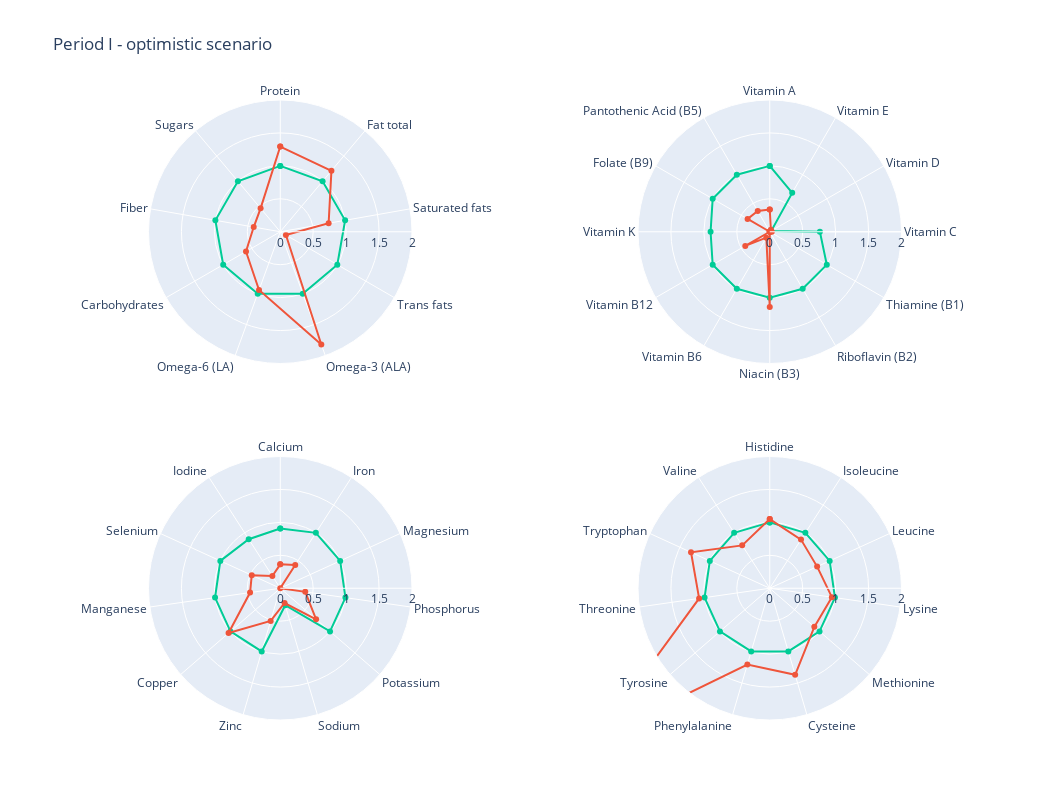
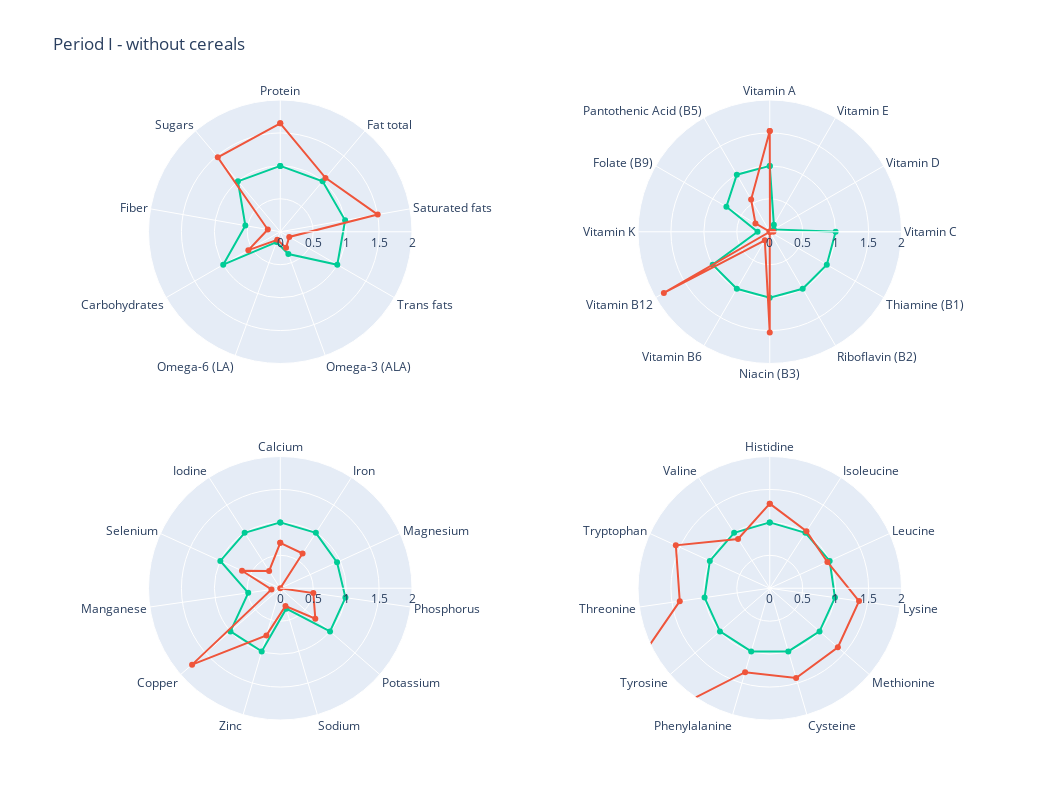
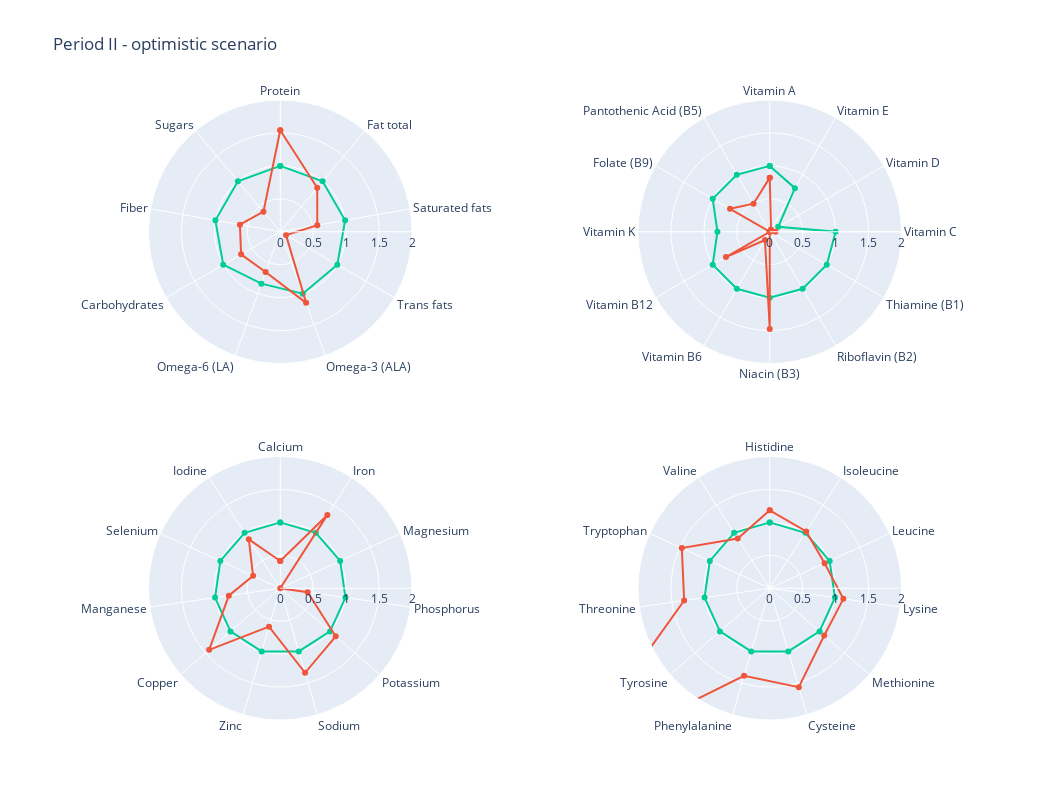
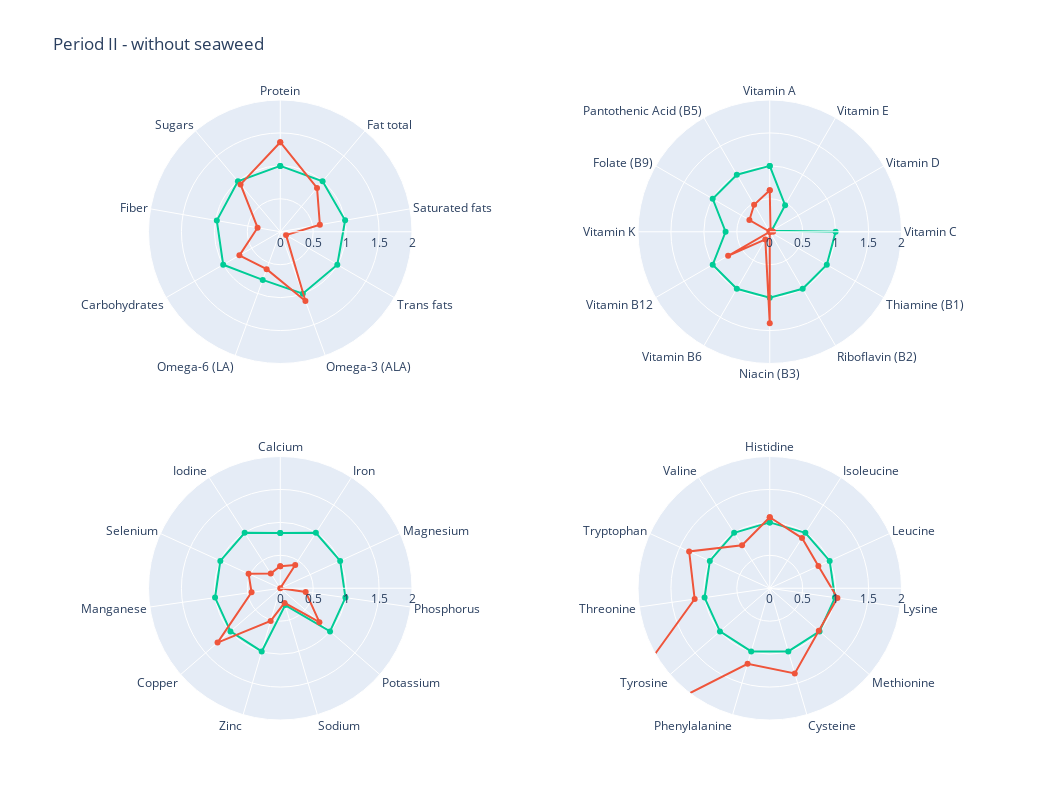

The notebook cell these images were saved under, in order:
### Code cell
nutrients = [['Protein', 'Fat total', 'Saturated fats', 'Trans fats', 'Omega-3 (ALA)', 'Omega-6 (LA)',
              'Carbohydrates','Fiber', 'Sugars'],
             ['Vitamin A', 'Vitamin E', 'Vitamin D', 'Vitamin C', 'Thiamine (B1)', 'Riboflavin (B2)',
              'Niacin (B3)', 'Vitamin B6','Vitamin B12', 'Vitamin K', 'Folate (B9)', 'Pantothenic Acid (B5)'],
             ['Calcium', 'Iron', 'Magnesium', 'Phosphorus', 'Potassium', 'Sodium', 'Zinc', 'Copper',
              'Manganese', 'Selenium', 'Iodine'],
             ['Histidine', 'Isoleucine', 'Leucine', 'Lysine', 'Methionine', 'Cysteine', 
              'Phenylalanine', 'Tyrosine', 'Threonine', 'Tryptophan', 'Valine']]

diets_excel=pd.ExcelFile("Diets by period.xlsx")

for sheet in diets_excel.sheet_names:
    diets = pd.read_excel("Diets by period.xlsx", index_col=0, sheet_name=sheet)
    diets = diets.fillna(0)
    diets = diets.drop('Total:')
    food_subset_2 = diets.index
    nut_calc_subset=nut_calc.loc[list(food_subset_2)]
    fig = make_subplots(rows=2, cols=2, specs=[[{'type': 'polar'}]*2]*2)
    nut_calc_subset_t=nut_calc_subset[nut_needs.columns].T
    diet = nut_calc_subset_t @ (diets['kcal']/100)
    diet_df = pd.DataFrame(diet, columns=['value'])
    print(sheet, '\n-------\n', diet)
    
    SRAI = []
    MRAI = []
    AI = []
    danger = []
    for i in range(len(diet)): # for the solution, divide in categories for each nutrient
        nutrient=diet[i]
        nut=diet.index[i]
        lower_severe = nut_needs.at['Lower (severe risk)', nut]
        lower_moderate = nut_needs.at['Lower (moderate risk)', nut]
        higher_safe = nut_needs.at['Higher (safe)', nut]
        higher_moderate = nut_needs.at['Higher (moderate risk)', nut]
        higher_severe = nut_needs.at['Higher (severe risk)', nut]
        if (nutrient>= lower_moderate) and (nutrient<=higher_safe):
            AI += [nut]
        elif (nutrient==0):
            danger+= [nut + ' 0%']
        elif (nutrient>higher_severe):
            danger+= [nut + ' ' + str(round(nutrient/higher_safe*100))+'%']
        elif (nutrient<lower_severe):
            SRAI += [nut + ' ' + str(round(nutrient/lower_moderate*100))+'%']
        elif (nutrient>higher_moderate):
            SRAI += [nut + ' ' + str(round(nutrient/higher_safe*100))+'%']
        elif (nutrient< lower_moderate):
            MRAI += [nut + ' ' + str(round(nutrient/lower_moderate*100))+'%']
        elif (nutrient>higher_safe):
            MRAI += [nut + ' ' + str(round(nutrient/higher_safe*100))+'%']
    print('AI', AI, '\n\nMRAI', MRAI, '\n\nSRAI', SRAI, '\n\nDanger', danger)
    
    diet_df['lower adequate intake'] = pd.Series(nut_needs.T['Lower (moderate risk)'])
    diet_df['upper adequate intake'] = pd.Series(nut_needs.T['Higher (safe)'])
    diet_df['% lower adequate intake'] = diet_df['value']/diet_df['lower adequate intake']
    diet_df.loc[diet_df['% lower adequate intake']>1, '% lower adequate intake']=1
    diet_df['% upper adequate intake'] = diet_df['value']/diet_df['upper adequate intake']
    diet_macro = diet_df.loc[nutrients[0]]
    diet_macro = diet_macro.append(diet_macro.iloc[[0]])
    fig.add_trace(go.Scatterpolar(r=diet_macro['% lower adequate intake'], theta=diet_macro.index,
                                  name='% lower adequate intake', line_color='#00CC96'), 1, 1)
    fig.add_trace(go.Scatterpolar(r=diet_macro['% upper adequate intake'], theta=diet_macro.index,
                                  name='% upper adequate intake', line_color='#EF553B'), 1, 1)
    
    diet_vit = diet_df.loc[nutrients[1]]
    diet_vit = diet_vit.append(diet_vit.iloc[[0]])
    fig.add_trace(go.Scatterpolar(r=diet_vit['% lower adequate intake'], theta=diet_vit.index,
                                  name='% lower adequate intake', line_color='#00CC96'), 1, 2)
    fig.add_trace(go.Scatterpolar(r=diet_vit['% upper adequate intake'], theta=diet_vit.index,
                                  name='% upper adequate intake', line_color='#EF553B'), 1, 2)
    diet_min = diet_df.loc[nutrients[2]]
    diet_min = diet_min.append(diet_min.iloc[[0]])
    fig.add_trace(go.Scatterpolar(r=diet_min['% lower adequate intake'], theta=diet_min.index,
                                  name='% lower adequate intake', line_color='#00CC96'), 2, 1)
    fig.add_trace(go.Scatterpolar(r=diet_min['% upper adequate intake'], theta=diet_min.index,
                                  name='% upper adequate intake', line_color='#EF553B'), 2, 1)
    diet_aa = diet_df.loc[nutrients[3]]
    diet_aa = diet_aa.append(diet_aa.iloc[[0]])
    fig.add_trace(go.Scatterpolar(r=diet_aa['% lower adequate intake'], theta=diet_aa.index,
                                  name='% lower adequate intake', line_color='#00CC96'), 2, 2)
    fig.add_trace(go.Scatterpolar(r=diet_aa['% upper adequate intake'], theta=diet_aa.index,
                                  name='% upper adequate intake', line_color='#EF553B'), 2, 2)
    max_val = 2
    text = sheet.split('-')
    title='Period '+text[0]
    if text[1]=='BCS':
        title+=' - optimistic scenario'
    elif text[1][:2]=='wo':
        title+=' - without'+text[1][2:]
        
    fig.update_layout(
        height=800, width=1050, title_text=title,
      polar=dict(
        radialaxis=dict(
          visible=True,
          range=[0, max_val]
        ),
      angularaxis = dict(
        rotation = 90,
        direction = "clockwise"
      )),
      polar2=dict(
        radialaxis=dict(
          visible=True,
          range=[0, max_val]
        ),
          angularaxis = dict(
        rotation = 90,
        direction = "clockwise"
      )),
      polar3=dict(
        radialaxis=dict(
          visible=True,
          range=[0, max_val]
        ),
      angularaxis = dict(
        rotation = 90,
        direction = "clockwise"
      )),
      polar4=dict(
        radialaxis=dict(
          visible=True,
          range=[0, max_val]
        ),
      angularaxis = dict(
        rotation = 90,
        direction = "clockwise"
      )),
      showlegend=False
    )
    fig.show()
    fig.write_image(title+'.jpeg')

### Figure 1 — Plotly figure (JSON) as saved in the notebook; plotly's stock layout.template omitted (floating-point values rounded to 4 significant figures)
{"data": [{"line": {"color": "#00CC96"}, "name": "% lower adequate intake", "r": [1, 1, 1, 1, 1, 1, 1, 1, 1, 1], "subplot": "polar", "theta": ["Protein", "Fat total", "Saturated fats", "Trans fats", "Omega-3 (ALA)", "Omega-6 (LA)", "Carbohydrates", "Fiber", "Sugars", "Protein"], "type": "scatterpolar"}, {"line": {"color": "#EF553B"}, "name": "% upper adequate intake", "r": [1.293, 1.209, 0.7457, 0.0995, 1.822, 0.9417, 0.6004, 0.4091, 0.4643, 1.293], "subplot": "polar", "theta": ["Protein", "Fat total", "Saturated fats", "Trans fats", "Omega-3 (ALA)", "Omega-6 (LA)", "Carbohydrates", "Fiber", "Sugars", "Protein"], "type": "scatterpolar"}, {"line": {"color": "#00CC96"}, "name": "% lower adequate intake", "r": [1, 0.6817, 0.02516, 0.7611, 1, 1, 1, 1, 1, 0.8982, 1, 1, 1], "subplot": "polar2", "theta": ["Vitamin A", "Vitamin E", "Vitamin D", "Vitamin C", "Thiamine (B1)", "Riboflavin (B2)", "Niacin (B3)", "Vitamin B6", "Vitamin B12", "Vitamin K", "Folate (B9)", "Pantothenic Acid (B5)", "Vitamin A"], "type": "scatterpolar"}, {"line": {"color": "#EF553B"}, "name": "% upper adequate intake", "r": [0.3386, 0.03409, 0.00151, 0.0314, 1.707e-99, 2.474e-99, 1.143, 0.1038, 0.4291, 9.431e-98, 0.3884, 0.3648, 0.3386], "subplot": "polar2", "theta": ["Vitamin A", "Vitamin E", "Vitamin D", "Vitamin C", "Thiamine (B1)", "Riboflavin (B2)", "Niacin (B3)", "Vitamin B6", "Vitamin B12", "Vitamin K", "Folate (B9)", "Pantothenic Acid (B5)", "Vitamin A"], "type": "scatterpolar"}, {"line": {"color": "#00CC96"}, "name": "% lower adequate intake", "r": [0.9079, 1, 1, 1, 1, 0.2681, 1, 1, 1, 1, 0.8855, 0.9079], "subplot": "polar3", "theta": ["Calcium", "Iron", "Magnesium", "Phosphorus", "Potassium", "Sodium", "Zinc", "Copper", "Manganese", "Selenium", "Iodine", "Calcium"], "type": "scatterpolar"}, {"line": {"color": "#EF553B"}, "name": "% upper adequate intake", "r": [0.3632, 0.4205, 6.294e-97, 0.3835, 0.7205, 0.2332, 0.5167, 1.039, 0.4628, 0.4756, 0.2214, 0.3632], "subplot": "polar3", "theta": ["Calcium", "Iron", "Magnesium", "Phosphorus", "Potassium", "Sodium", "Zinc", "Copper", "Manganese", "Selenium", "Iodine", "Calcium"], "type": "scatterpolar"}, {"line": {"color": "#00CC96"}, "name": "% lower adequate intake", "r": [1, 1, 1, 1, 1, 1, 1, 1, 1, 1, 1, 1], "subplot": "polar4", "theta": ["Histidine", "Isoleucine", "Leucine", "Lysine", "Methionine", "Cysteine", "Phenylalanine", "Tyrosine", "Threonine", "Tryptophan", "Valine", "Histidine"], "type": "scatterpolar"}, {"line": {"color": "#EF553B"}, "name": "% upper adequate intake", "r": [1.05, 0.8776, 0.7906, 0.9528, 0.8953, 1.369, 1.207, 3.459, 1.083, 1.314, 0.7738, 1.05], "subplot": "polar4", "theta": ["Histidine", "Isoleucine", "Leucine", "Lysine", "Methionine", "Cysteine", "Phenylalanine", "Tyrosine", "Threonine", "Tryptophan", "Valine", "Histidine"], "type": "scatterpolar"}], "layout": {"height": 800, "polar": {"angularaxis": {"direction": "clockwise", "rotation": 90}, "domain": {"x": [0, 0.45], "y": [0.575, 1]}, "radialaxis": {"range": [0, 2], "visible": true}}, "polar2": {"angularaxis": {"direction": "clockwise", "rotation": 90}, "domain": {"x": [0.55, 1], "y": [0.575, 1]}, "radialaxis": {"range": [0, 2], "visible": true}}, "polar3": {"angularaxis": {"direction": "clockwise", "rotation": 90}, "domain": {"x": [0, 0.45], "y": [0, 0.425]}, "radialaxis": {"range": [0, 2], "visible": true}}, "polar4": {"angularaxis": {"direction": "clockwise", "rotation": 90}, "domain": {"x": [0.55, 1], "y": [0, 0.425]}, "radialaxis": {"range": [0, 2], "visible": true}}, "showlegend": false, "title": {"text": "Period I - optimistic scenario"}, "width": 1050}}

### Figure 2 — Plotly figure (JSON) as saved in the notebook; plotly's stock layout.template omitted (floating-point values rounded to 4 significant figures)
{"data": [{"line": {"color": "#00CC96"}, "name": "% lower adequate intake", "r": [1, 1, 1, 1, 0.3603, 0.1672, 1, 0.5379, 1, 1], "subplot": "polar", "theta": ["Protein", "Fat total", "Saturated fats", "Trans fats", "Omega-3 (ALA)", "Omega-6 (LA)", "Carbohydrates", "Fiber", "Sugars", "Protein"], "type": "scatterpolar"}, {"line": {"color": "#EF553B"}, "name": "% upper adequate intake", "r": [1.646, 1.068, 1.502, 0.1575, 0.2574, 0.1299, 0.5594, 0.1921, 1.476, 1.646], "subplot": "polar", "theta": ["Protein", "Fat total", "Saturated fats", "Trans fats", "Omega-3 (ALA)", "Omega-6 (LA)", "Carbohydrates", "Fiber", "Sugars", "Protein"], "type": "scatterpolar"}, {"line": {"color": "#00CC96"}, "name": "% lower adequate intake", "r": [1, 0.1248, 0.07117, 1, 1, 1, 1, 1, 1, 0.1854, 0.7598, 1, 1], "subplot": "polar2", "theta": ["Vitamin A", "Vitamin E", "Vitamin D", "Vitamin C", "Thiamine (B1)", "Riboflavin (B2)", "Niacin (B3)", "Vitamin B6", "Vitamin B12", "Vitamin K", "Folate (B9)", "Pantothenic Acid (B5)", "Vitamin A"], "type": "scatterpolar"}, {"line": {"color": "#EF553B"}, "name": "% upper adequate intake", "r": [1.531, 0.006241, 0.00427, 0.05612, 1.356e-99, 3.649e-99, 1.531, 0.1496, 1.856, 1.946e-98, 0.2507, 0.5657, 1.531], "subplot": "polar2", "theta": ["Vitamin A", "Vitamin E", "Vitamin D", "Vitamin C", "Thiamine (B1)", "Riboflavin (B2)", "Niacin (B3)", "Vitamin B6", "Vitamin B12", "Vitamin K", "Folate (B9)", "Pantothenic Acid (B5)", "Vitamin A"], "type": "scatterpolar"}, {"line": {"color": "#00CC96"}, "name": "% lower adequate intake", "r": [1, 1, 0.9477, 1, 1, 0.3228, 1, 1, 0.4913, 1, 1, 1], "subplot": "polar3", "theta": ["Calcium", "Iron", "Magnesium", "Phosphorus", "Potassium", "Sodium", "Zinc", "Copper", "Manganese", "Selenium", "Iodine", "Calcium"], "type": "scatterpolar"}, {"line": {"color": "#EF553B"}, "name": "% upper adequate intake", "r": [0.6893, 0.6268, 3.435e-97, 0.5075, 0.7043, 0.2807, 0.7459, 1.771, 0.134, 0.6385, 0.3123, 0.6893], "subplot": "polar3", "theta": ["Calcium", "Iron", "Magnesium", "Phosphorus", "Potassium", "Sodium", "Zinc", "Copper", "Manganese", "Selenium", "Iodine", "Calcium"], "type": "scatterpolar"}, {"line": {"color": "#00CC96"}, "name": "% lower adequate intake", "r": [1, 1, 1, 1, 1, 1, 1, 1, 1, 1, 1, 1], "subplot": "polar4", "theta": ["Histidine", "Isoleucine", "Leucine", "Lysine", "Methionine", "Cysteine", "Phenylalanine", "Tyrosine", "Threonine", "Tryptophan", "Valine", "Histidine"], "type": "scatterpolar"}, {"line": {"color": "#EF553B"}, "name": "% upper adequate intake", "r": [1.285, 1.031, 0.9616, 1.369, 1.368, 1.421, 1.328, 4.025, 1.38, 1.567, 0.8899, 1.285], "subplot": "polar4", "theta": ["Histidine", "Isoleucine", "Leucine", "Lysine", "Methionine", "Cysteine", "Phenylalanine", "Tyrosine", "Threonine", "Tryptophan", "Valine", "Histidine"], "type": "scatterpolar"}], "layout": {"height": 800, "polar": {"angularaxis": {"direction": "clockwise", "rotation": 90}, "domain": {"x": [0, 0.45], "y": [0.575, 1]}, "radialaxis": {"range": [0, 2], "visible": true}}, "polar2": {"angularaxis": {"direction": "clockwise", "rotation": 90}, "domain": {"x": [0.55, 1], "y": [0.575, 1]}, "radialaxis": {"range": [0, 2], "visible": true}}, "polar3": {"angularaxis": {"direction": "clockwise", "rotation": 90}, "domain": {"x": [0, 0.45], "y": [0, 0.425]}, "radialaxis": {"range": [0, 2], "visible": true}}, "polar4": {"angularaxis": {"direction": "clockwise", "rotation": 90}, "domain": {"x": [0.55, 1], "y": [0, 0.425]}, "radialaxis": {"range": [0, 2], "visible": true}}, "showlegend": false, "title": {"text": "Period I - without cereals"}, "width": 1050}}

### Figure 3 — Plotly figure (JSON) as saved in the notebook; plotly's stock layout.template omitted (floating-point values rounded to 4 significant figures)
{"data": [{"line": {"color": "#00CC96"}, "name": "% lower adequate intake", "r": [1, 1, 1, 1, 1, 0.8382, 1, 1, 1, 1], "subplot": "polar", "theta": ["Protein", "Fat total", "Saturated fats", "Trans fats", "Omega-3 (ALA)", "Omega-6 (LA)", "Carbohydrates", "Fiber", "Sugars", "Protein"], "type": "scatterpolar"}, {"line": {"color": "#EF553B"}, "name": "% upper adequate intake", "r": [1.54, 0.8733, 0.571, 0.1019, 1.149, 0.651, 0.6863, 0.6219, 0.397, 1.54], "subplot": "polar", "theta": ["Protein", "Fat total", "Saturated fats", "Trans fats", "Omega-3 (ALA)", "Omega-6 (LA)", "Carbohydrates", "Fiber", "Sugars", "Protein"], "type": "scatterpolar"}, {"line": {"color": "#00CC96"}, "name": "% lower adequate intake", "r": [1, 0.7645, 0.1482, 1, 1, 1, 1, 1, 1, 0.794, 1, 1, 1], "subplot": "polar2", "theta": ["Vitamin A", "Vitamin E", "Vitamin D", "Vitamin C", "Thiamine (B1)", "Riboflavin (B2)", "Niacin (B3)", "Vitamin B6", "Vitamin B12", "Vitamin K", "Folate (B9)", "Pantothenic Acid (B5)", "Vitamin A"], "type": "scatterpolar"}, {"line": {"color": "#EF553B"}, "name": "% upper adequate intake", "r": [0.8213, 0.03822, 0.008889, 0.08784, 1.941e-99, 4.113e-99, 1.475, 0.1452, 0.7673, 8.337e-98, 0.6967, 0.4915, 0.8213], "subplot": "polar2", "theta": ["Vitamin A", "Vitamin E", "Vitamin D", "Vitamin C", "Thiamine (B1)", "Riboflavin (B2)", "Niacin (B3)", "Vitamin B6", "Vitamin B12", "Vitamin K", "Folate (B9)", "Pantothenic Acid (B5)", "Vitamin A"], "type": "scatterpolar"}, {"line": {"color": "#00CC96"}, "name": "% lower adequate intake", "r": [1, 1, 1, 1, 1, 1, 1, 1, 1, 1, 1, 1], "subplot": "polar3", "theta": ["Calcium", "Iron", "Magnesium", "Phosphorus", "Potassium", "Sodium", "Zinc", "Copper", "Manganese", "Selenium", "Iodine", "Calcium"], "type": "scatterpolar"}, {"line": {"color": "#EF553B"}, "name": "% upper adequate intake", "r": [0.4142, 1.323, 9.673e-97, 0.4202, 1.114, 1.337, 0.6075, 1.428, 0.7892, 0.4533, 0.8825, 0.4142], "subplot": "polar3", "theta": ["Calcium", "Iron", "Magnesium", "Phosphorus", "Potassium", "Sodium", "Zinc", "Copper", "Manganese", "Selenium", "Iodine", "Calcium"], "type": "scatterpolar"}, {"line": {"color": "#00CC96"}, "name": "% lower adequate intake", "r": [1, 1, 1, 1, 1, 1, 1, 1, 1, 1, 1, 1], "subplot": "polar4", "theta": ["Histidine", "Isoleucine", "Leucine", "Lysine", "Methionine", "Cysteine", "Phenylalanine", "Tyrosine", "Threonine", "Tryptophan", "Valine", "Histidine"], "type": "scatterpolar"}, {"line": {"color": "#EF553B"}, "name": "% upper adequate intake", "r": [1.183, 1.025, 0.9153, 1.129, 1.094, 1.566, 1.386, 4.049, 1.313, 1.467, 0.8986, 1.183], "subplot": "polar4", "theta": ["Histidine", "Isoleucine", "Leucine", "Lysine", "Methionine", "Cysteine", "Phenylalanine", "Tyrosine", "Threonine", "Tryptophan", "Valine", "Histidine"], "type": "scatterpolar"}], "layout": {"height": 800, "polar": {"angularaxis": {"direction": "clockwise", "rotation": 90}, "domain": {"x": [0, 0.45], "y": [0.575, 1]}, "radialaxis": {"range": [0, 2], "visible": true}}, "polar2": {"angularaxis": {"direction": "clockwise", "rotation": 90}, "domain": {"x": [0.55, 1], "y": [0.575, 1]}, "radialaxis": {"range": [0, 2], "visible": true}}, "polar3": {"angularaxis": {"direction": "clockwise", "rotation": 90}, "domain": {"x": [0, 0.45], "y": [0, 0.425]}, "radialaxis": {"range": [0, 2], "visible": true}}, "polar4": {"angularaxis": {"direction": "clockwise", "rotation": 90}, "domain": {"x": [0.55, 1], "y": [0, 0.425]}, "radialaxis": {"range": [0, 2], "visible": true}}, "showlegend": false, "title": {"text": "Period II - optimistic scenario"}, "width": 1050}}

### Figure 4 — Plotly figure (JSON) as saved in the notebook; plotly's stock layout.template omitted (floating-point values rounded to 4 significant figures)
{"data": [{"line": {"color": "#00CC96"}, "name": "% lower adequate intake", "r": [1, 1, 1, 1, 1, 0.7781, 1, 0.978, 1, 1], "subplot": "polar", "theta": ["Protein", "Fat total", "Saturated fats", "Trans fats", "Omega-3 (ALA)", "Omega-6 (LA)", "Carbohydrates", "Fiber", "Sugars", "Protein"], "type": "scatterpolar"}, {"line": {"color": "#EF553B"}, "name": "% upper adequate intake", "r": [1.359, 0.8687, 0.6109, 0.1019, 1.118, 0.6043, 0.7158, 0.3493, 0.938, 1.359], "subplot": "polar", "theta": ["Protein", "Fat total", "Saturated fats", "Trans fats", "Omega-3 (ALA)", "Omega-6 (LA)", "Carbohydrates", "Fiber", "Sugars", "Protein"], "type": "scatterpolar"}, {"line": {"color": "#00CC96"}, "name": "% lower adequate intake", "r": [1, 0.4662, 0.03393, 1, 1, 1, 1, 1, 1, 0.6706, 1, 1, 1], "subplot": "polar2", "theta": ["Vitamin A", "Vitamin E", "Vitamin D", "Vitamin C", "Thiamine (B1)", "Riboflavin (B2)", "Niacin (B3)", "Vitamin B6", "Vitamin B12", "Vitamin K", "Folate (B9)", "Pantothenic Acid (B5)", "Vitamin A"], "type": "scatterpolar"}, {"line": {"color": "#EF553B"}, "name": "% upper adequate intake", "r": [0.6315, 0.02331, 0.002036, 0.05159, 1.647e-99, 2.593e-99, 1.39, 0.1339, 0.7299, 7.041e-98, 0.3566, 0.4746, 0.6315], "subplot": "polar2", "theta": ["Vitamin A", "Vitamin E", "Vitamin D", "Vitamin C", "Thiamine (B1)", "Riboflavin (B2)", "Niacin (B3)", "Vitamin B6", "Vitamin B12", "Vitamin K", "Folate (B9)", "Pantothenic Acid (B5)", "Vitamin A"], "type": "scatterpolar"}, {"line": {"color": "#00CC96"}, "name": "% lower adequate intake", "r": [0.8388, 1, 1, 1, 1, 0.2666, 1, 1, 1, 1, 1, 0.8388], "subplot": "polar3", "theta": ["Calcium", "Iron", "Magnesium", "Phosphorus", "Potassium", "Sodium", "Zinc", "Copper", "Manganese", "Selenium", "Iodine", "Calcium"], "type": "scatterpolar"}, {"line": {"color": "#EF553B"}, "name": "% upper adequate intake", "r": [0.3355, 0.4205, 5.602e-97, 0.39, 0.7865, 0.2319, 0.5168, 1.26, 0.44, 0.5288, 0.2669, 0.3355], "subplot": "polar3", "theta": ["Calcium", "Iron", "Magnesium", "Phosphorus", "Potassium", "Sodium", "Zinc", "Copper", "Manganese", "Selenium", "Iodine", "Calcium"], "type": "scatterpolar"}, {"line": {"color": "#00CC96"}, "name": "% lower adequate intake", "r": [1, 1, 1, 1, 1, 1, 1, 1, 1, 1, 1, 1], "subplot": "polar4", "theta": ["Histidine", "Isoleucine", "Leucine", "Lysine", "Methionine", "Cysteine", "Phenylalanine", "Tyrosine", "Threonine", "Tryptophan", "Valine", "Histidine"], "type": "scatterpolar"}, {"line": {"color": "#EF553B"}, "name": "% upper adequate intake", "r": [1.077, 0.906, 0.8117, 1.038, 0.9852, 1.348, 1.195, 3.602, 1.152, 1.345, 0.7772, 1.077], "subplot": "polar4", "theta": ["Histidine", "Isoleucine", "Leucine", "Lysine", "Methionine", "Cysteine", "Phenylalanine", "Tyrosine", "Threonine", "Tryptophan", "Valine", "Histidine"], "type": "scatterpolar"}], "layout": {"height": 800, "polar": {"angularaxis": {"direction": "clockwise", "rotation": 90}, "domain": {"x": [0, 0.45], "y": [0.575, 1]}, "radialaxis": {"range": [0, 2], "visible": true}}, "polar2": {"angularaxis": {"direction": "clockwise", "rotation": 90}, "domain": {"x": [0.55, 1], "y": [0.575, 1]}, "radialaxis": {"range": [0, 2], "visible": true}}, "polar3": {"angularaxis": {"direction": "clockwise", "rotation": 90}, "domain": {"x": [0, 0.45], "y": [0, 0.425]}, "radialaxis": {"range": [0, 2], "visible": true}}, "polar4": {"angularaxis": {"direction": "clockwise", "rotation": 90}, "domain": {"x": [0.55, 1], "y": [0, 0.425]}, "radialaxis": {"range": [0, 2], "visible": true}}, "showlegend": false, "title": {"text": "Period II - without seaweed"}, "width": 1050}}
